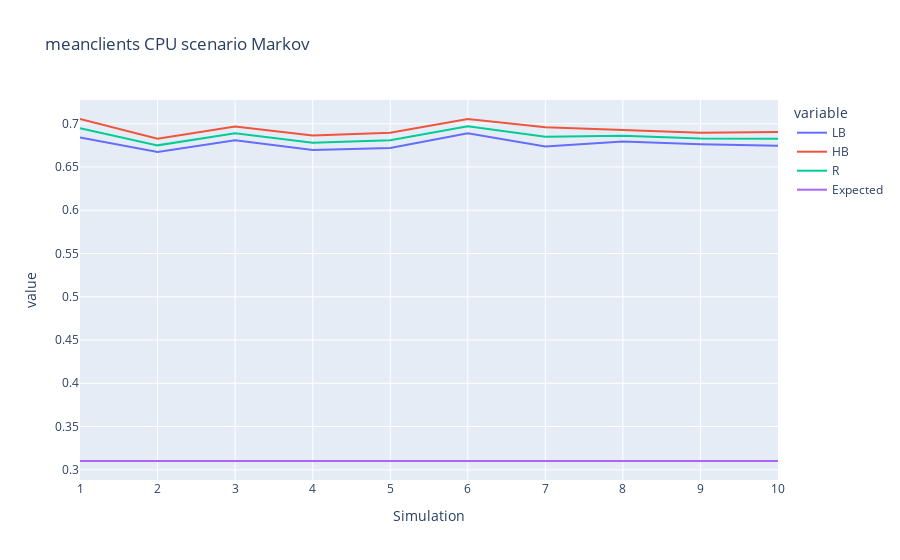

Notebook source saved alongside this figure:
### Code cell
def print_cpu_measure(data: pd.DataFrame, scenario, measure):
    view = data[(data["Station"] == "CPU")& (data["Measure"] == measure)]
    fig = plt.line(view, x="Simulation" , y=["LB","HB","R","Expected"], title="{} CPU scenario {}".format(measure,scenario))
    return fig,view
    pass

fig,view = print_cpu_measure(markov20,"Markov","meanclients")
fig.show()

### Figure 1 — Plotly figure (JSON) as saved in the notebook; plotly's stock layout.template omitted (floating-point values rounded to 4 significant figures)
{"data": [{"hovertemplate": "variable=LB<br>Simulation=%{x}<br>value=%{y}<extra></extra>", "legendgroup": "LB", "line": {"color": "#636efa", "dash": "solid"}, "marker": {"symbol": "circle"}, "mode": "lines", "name": "LB", "orientation": "v", "showlegend": true, "type": "scatter", "x": [1, 2, 3, 4, 5, 6, 7, 8, 9, 10], "xaxis": "x", "y": [0.684, 0.6674, 0.6808, 0.6695, 0.6719, 0.6889, 0.6737, 0.6793, 0.6762, 0.6746], "yaxis": "y"}, {"hovertemplate": "variable=HB<br>Simulation=%{x}<br>value=%{y}<extra></extra>", "legendgroup": "HB", "line": {"color": "#EF553B", "dash": "solid"}, "marker": {"symbol": "circle"}, "mode": "lines", "name": "HB", "orientation": "v", "showlegend": true, "type": "scatter", "x": [1, 2, 3, 4, 5, 6, 7, 8, 9, 10], "xaxis": "x", "y": [0.7054, 0.6825, 0.6968, 0.6865, 0.6896, 0.7054, 0.6959, 0.6927, 0.6895, 0.6903], "yaxis": "y"}, {"hovertemplate": "variable=R<br>Simulation=%{x}<br>value=%{y}<extra></extra>", "legendgroup": "R", "line": {"color": "#00cc96", "dash": "solid"}, "marker": {"symbol": "circle"}, "mode": "lines", "name": "R", "orientation": "v", "showlegend": true, "type": "scatter", "x": [1, 2, 3, 4, 5, 6, 7, 8, 9, 10], "xaxis": "x", "y": [0.6947, 0.675, 0.6888, 0.678, 0.6808, 0.6971, 0.6848, 0.686, 0.6828, 0.6825], "yaxis": "y"}, {"hovertemplate": "variable=Expected<br>Simulation=%{x}<br>value=%{y}<extra></extra>", "legendgroup": "Expected", "line": {"color": "#ab63fa", "dash": "solid"}, "marker": {"symbol": "circle"}, "mode": "lines", "name": "Expected", "orientation": "v", "showlegend": true, "type": "scatter", "x": [1, 2, 3, 4, 5, 6, 7, 8, 9, 10], "xaxis": "x", "y": [0.3102, 0.3102, 0.3102, 0.3102, 0.3102, 0.3102, 0.3102, 0.3102, 0.3102, 0.3102], "yaxis": "y"}], "layout": {"legend": {"title": {"text": "variable"}, "tracegroupgap": 0}, "title": {"text": "meanclients CPU scenario Markov"}, "xaxis": {"anchor": "y", "domain": [0, 1], "title": {"text": "Simulation"}}, "yaxis": {"anchor": "x", "domain": [0, 1], "title": {"text": "value"}}}}
